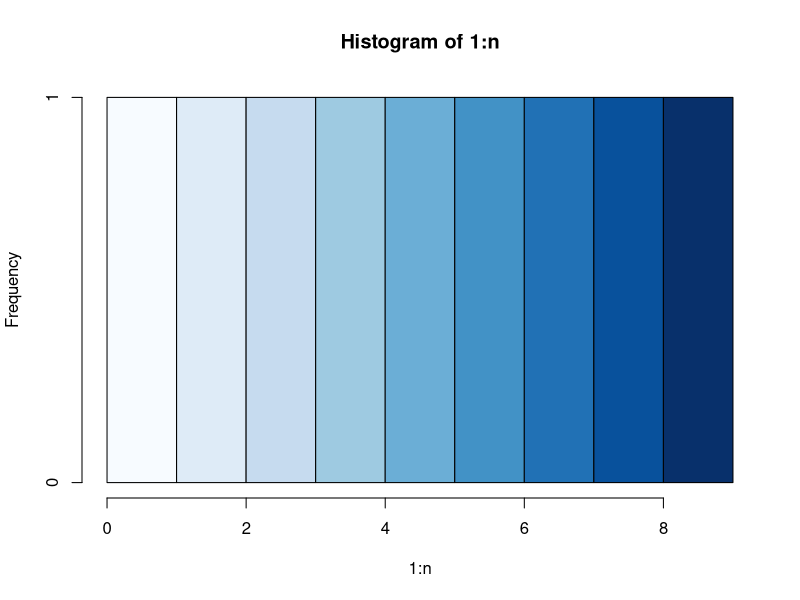

The R source for this figure:
color_glimpse <- function(colors_string){
    n <- length(colors_string)
    hist(1:n,breaks=0:n,col=colors_string)
}

print(color_glimpse(blues9))